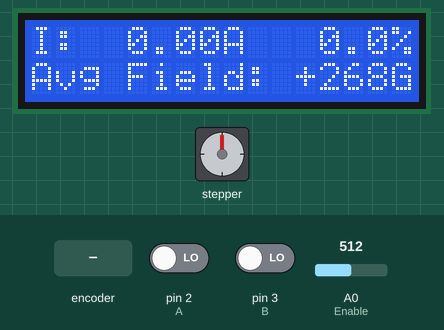
This sketch was run on a simulated Arduino Uno, built with avr-gcc and run on an emulated ATmega328P. Parts: stepper motor, 16×2 character LCD. Wiring (inferred from the names in the program): stepper motor (2048 steps per turn assumed): coils pin 8, pin 9, pin 10, pin 11. The test bench sets the inputs (shaded band); at power-on: pin 2 (A) LOW, pin 3 (B) LOW, A0 (Enable) = 512.

Above: at 3.2 s.
3.3 s: rotary encoder on pin 2 (A) / pin 3 (B) turned 3 steps (first pin leading)
At 4.6 s:
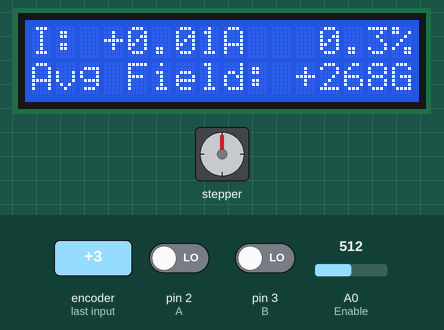
5.4 s: rotary encoder on pin 2 (A) / pin 3 (B) turned 1 step (first pin leading)
At 5.9 s:
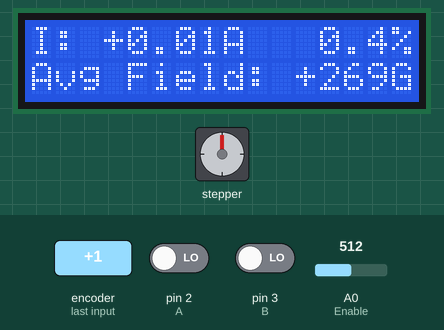
Timing chart, 0 to 8.4 s (numbered marks = the images above; inputs shaded):
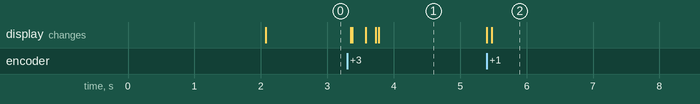

The sketch:

Magdrv_fw_v08.ino
```cpp
// Full Range Zeeman Magnet Driver 1
// v01 - Basic implementation
// v02 - Increase PWM frequency, rearrange pins for use with 2 line 16 character LCD
// v03 - ~4K PWM frequency, 4 turns total.
// v04 - Add Enable, 8 turns total.
// v05 - Compensate for dead zone quirk.
// v07 - Initial LCD display.
// v08 - Released version 1.0 control box. ;-)

// Signals:
//   Encoder: A=D2, B=D3, UP LED=D8, DOWN LED=D11.
//   H-Bridge (PWM): HBridgePos=D9, HBridgeNeg=D10.

#define FirmwareVersion 108

#include <LiquidCrystal.h>

const int numRows= 2;
const int numCols= 16;

LiquidCrystal lcd(12, 13, 4, 5, 6, 7);

#define LEDWidth 25

#define A           2  // D2 Encoder input A
#define B           3  // D3 Encoder input B
#define UP          8  // Up LED (was 4)
#define DOWN        11 // Down LED (was 5)

// H-Bridge Drive.  May want logical OR (via diodes) of 9 and 10 to H-Bridge ENABLE.  Without this, coil freewheeling
//                   when not driven, which may be what we want.

#define HBridgePOS  9  // D9 H-Bridge positive drive
#define HBridgeNEG 10  // D10 H-Bridge negative drive

#define Resolution  4  // Results in 4 total turns
#define DeadZone 16    // Low current dead zone

// Encoder input definitions and interrupt routines

bool oldPin1A = LOW;
bool oldPin1B = LOW;
bool newPin1A = LOW;
bool newPin1B = LOW;
bool Changed = HIGH;
int Error1 = 0;
int MaxCount = (256-DeadZone << Resolution) - 1; // Total +/- counts
int Value  = 0;
float DisplayValue = 0;
float Percent = 0;
int PWMValue = 0;
int LEDCount1 = 0;

float CurrentScale = 1400.0;
float GaussScale = 130.0;
float GaussZeroI = 268.0;
float GaussValue = 0;
int GaussInt = 0;

int Enable = A0;        // Front panel switch 5 V = enable
int CurrentSense = A1;  // Approximately 4.8 V / 3 A

void encoderupdate1A() {
  oldPin1A = newPin1A;
  oldPin1B = newPin1B;
  Changed = HIGH;

  newPin1A = digitalRead(A);
  newPin1B = digitalRead(B);

  if (oldPin1A == oldPin1B)
    {
      Value++;       // Increment position.
      if (Value > MaxCount) Value = MaxCount;
      digitalWrite(UP, HIGH);
      LEDCount1 = LEDWidth;
    }
  else
    {
      Value--;       // Decrement position.
      if (Value < -MaxCount) Value = -MaxCount;
      digitalWrite(DOWN, HIGH);
      LEDCount1 = LEDWidth;
    }
 }

void encoderupdate1B() {
  oldPin1A = newPin1A;
  oldPin1B = newPin1B;
  Changed = HIGH;

  newPin1A = digitalRead(A);
  newPin1B = digitalRead(B);

  if (oldPin1A == oldPin1B)
    {
      Value--;       // Decrement position.
      if (Value < -MaxCount) Value = -MaxCount;
      digitalWrite(DOWN, HIGH);
      LEDCount1 = LEDWidth;
    }
  else
    {
      Value++;       // Increment position.
      if (Value > MaxCount) Value = MaxCount;
      digitalWrite(UP, HIGH);
      LEDCount1 = LEDWidth;
    }
}

void setup()
{
  pinMode(2, INPUT);    // Channel 1 A
  pinMode(3, INPUT);    // Channel 1 B
  pinMode(8, OUTPUT);   // Channel 1 Up
  pinMode(11, OUTPUT);  // Channel 1 Down

  pinMode(9, OUTPUT);   // H-Bridge Positive (PWM)
  pinMode(10, OUTPUT);  // H-Bridge Negative (PWM)

  attachInterrupt(0, encoderupdate1A, CHANGE);
  attachInterrupt(1, encoderupdate1B, CHANGE);

  lcd.begin(numCols, numRows);

  lcd.setCursor(0,0);
  lcd.print("Zeemagnet Driver");
  lcd.setCursor(0,1);
  lcd.print("Version: ");
  lcd.print(FirmwareVersion*.01);
  delay(2000);

  lcd.setCursor(0,0);
  lcd.print("I:      A      %");
  lcd.setCursor(0,1);
  lcd.print("Avg Field:     G");

// Set PWM frequency to ~31 kHz for pins 9 and 10

 TCCR1B = TCCR1B & 0b11111000 | 1;
}

void loop()
  {
    if (analogRead(Enable) > 511)
      {
        if (Value > 0)
          {
            PWMValue = ((Value >> Resolution) + DeadZone) & 255;
            analogWrite(HBridgePOS,PWMValue); // H-Bridge positive drive
            analogWrite(HBridgeNEG,0);        // H-Bridge negative zeroed
          }
        else if (Value < 0)
          {
            PWMValue = ((-Value >> Resolution) + DeadZone) & 255;
            analogWrite(HBridgeNEG,PWMValue); // H-Bridge negative drive
            analogWrite(HBridgePOS,0);        // H-Bridge positive drive zeroes
          }
        else
          {
            analogWrite(HBridgeNEG,0);  // H-Bridge negative drive zeroed
            analogWrite(HBridgePOS,0);  // H-Bridge positive drive zeroed
          }
      }
    else
      {
        analogWrite(HBridgeNEG,0);  // H-Bridge negative drive zeroed
        analogWrite(HBridgePOS,0);  // H-Bridge positive drive zeroed
      }
    if (LEDCount1 > 0)
      {
        LEDCount1--;
          if (LEDCount1 == 0)
            {
              digitalWrite(UP,LOW);
              digitalWrite(DOWN,LOW);
            }
      }
    if (Changed == HIGH)
      {
        Changed = LOW;

        lcd.setCursor(3,0);
        DisplayValue = Value / CurrentScale; // Current display

        if (DisplayValue > 0)
          {
            lcd.print("+");
            lcd.print(DisplayValue);
          }
        else if (DisplayValue < 0)
          {
            lcd.print(DisplayValue);
          }
        else lcd.print(" 0.00");

        lcd.setCursor(10,0); // PWM percent
        Percent = (100.0 * Value) / MaxCount;

        if (Percent < 0) Percent = -Percent;

        if ((Percent < 99.95) && (Percent >= 10.0))
          {
             lcd.print(" ");
             lcd.print(Percent,1);
          }
        else if ((Percent < 9.95) && (Percent >= 0.0))
          {
             lcd.print("  ");
             lcd.print(Percent,1);
          }
        else if (Percent == 100.0)
          {
            lcd.print("100.0");
          }

        lcd.setCursor(11,1); // Gauss display
        GaussValue = GaussZeroI + (DisplayValue * GaussScale);
        GaussInt = GaussValue;
        if (GaussInt >= 100)
          {
            lcd.print("+");
            lcd.print(GaussInt);
          }
        else if (GaussInt >= 10)
          {
            lcd.print(" +");
            lcd.print(GaussInt);
          }
        else if (GaussInt > 0)
          {
            lcd.print("  +");
            lcd.print(GaussInt);
          }
        else if (GaussInt == 0)
          {
            lcd.print("   0");
          }
        else if (GaussInt <= -100)
          {
            lcd.print("");
            lcd.print(GaussInt);
          }
        else if (GaussInt <= -10)
          {
            lcd.print(" ");
            lcd.print(GaussInt);
          }
        else
          {
            lcd.print("  ");
            lcd.print(GaussInt);
          }
        }


}
```

Measured:
- after the input at 3.3 s, the display: first changes after 0.05 s (image 1 shows a later state)
- after the input at 5.4 s, the display: first changes at once (image 2 shows a later state)
